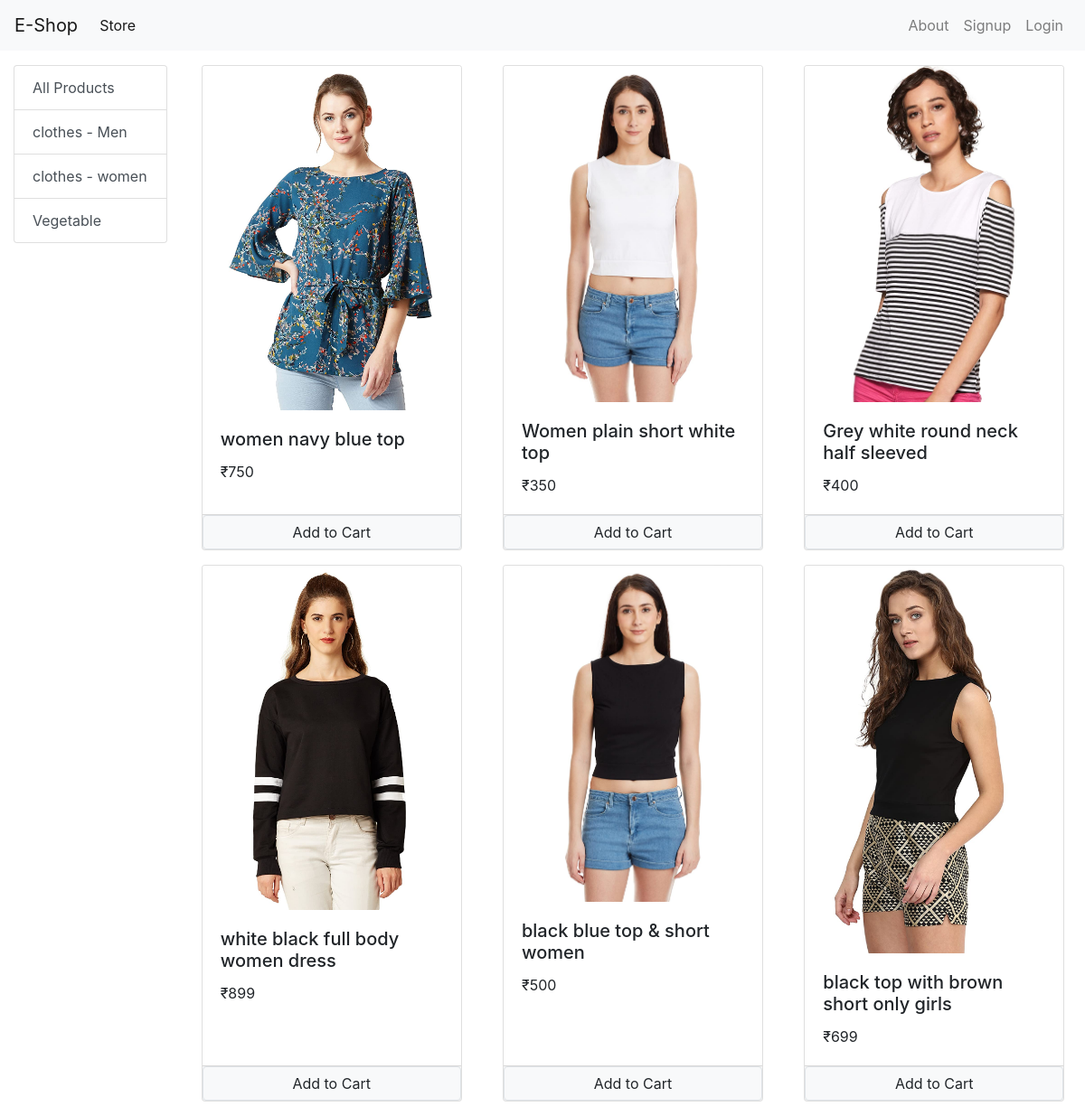
The app's page /?category=2 with its own data.
### store/models.py (models this page shows, shortened)
class Category(models.Model):
    name = models.CharField(max_length=50)
    def __str__(self):
        return self.name
    @staticmethod
    def get_all_category():
        return Category.objects.all()

class Product(models.Model):
    name = models.CharField(max_length=50)
    price = models.IntegerField(default=0)
    category = models.ForeignKey(Category, on_delete=models.CASCADE, default=1)
    description = models.CharField(max_length=200, default='')
    image = models.ImageField(upload_to='uploads/products/')
    @staticmethod
    def get_all_products_by_category_id(category_id):
        print(f"inside func with id-- {category_id}")
        if category_id:
            return Product.objects.filter(category = category_id)
        else:
            return Product.get_all_products()

### store/views.py (the view, shortened to what this page needs)
# urls.py: path('', Index_page.as_view(), name="index"),
class Index_page(View):
    def get(self, request):
        print(f"Request method ===== {request.method}")
        cart = request.session.get('cart')
        if not cart:
            request.session['cart'] = {}
        products = None
        categories = Category.get_all_category()
        category_id = request.GET.get('category')
        print(f"category id = {category_id}")
        if category_id:
            products = Product.get_all_products_by_category_id(category_id)
        else:
            products = Product.get_all_products()
        data = {}
        data['products'] = products
        data['categories'] = categories
        print(f"Email id customer : {request.session.get('email')}")
        print(f"Data are == {data}")
        return render(request, 'index.html',data)

### store/templatetags/cart.py (called while the page is built)
@register.filter(name='is_in_cart')
def is_in_cart(product, cart):
    keys = cart.keys()
    for id in keys:
        if int(id) == product.id:
            return True
    return False

### store/templatetags/custom_filter.py (called while the page is built)
@register.filter(name='currency')
def currency(number):
    return "₹"+str(number)

### store/templates/index.html (shortened to what this page needs)
{% extends 'base.html' %}
{% block content %}
{% load cart %}
{% load custom_filter %}
<div class="container-fluid mt-3">
    <div class="row">
        <div class="col-lg-2 mx-auto">
            <ul class="list-group">
                <a href="/" class="list-group-item list-group-item-action">All Products</a>
                {% for category in categories %}
                <a href="/?category={{category.id}}" class="list-group-item list-group-item-action">{{category.name}}</a>
                {% endfor %}
            </ul>
        </div>
        <div id="products" class="col-lg-10 mx-auto">
            <div class="row">
                {% for product in products %}
                <div class="card mx-auto mb-3" id="{{product.id}}" style="width: 18rem;">
                    <img class="card-img-top" src="{{product.image.url}}" alt="Card image cap">
                    <div class="card-body">
                        <h5 class="card-title">{{product.name}}</h5>
                        <p class="card-text">{{product.price|currency}}</p>
                    </div>
                    <div class="card-footer p-0">
                        {% if product|is_in_cart:request.session.cart %}
                            <div class="row no-gutters">
                                <form action="/#{{product.id}}" method="post" class="col-2">
                                    {% csrf_token %}
                                    <input type="text" name="product_id" value='{{product.id}}' hidden>
                                    <input type="text" name="remove" value='True' hidden>
                                    <input type="submit" value=" - " class="btn btn-block btn-secondary">
                                </form>
                                <div class="text-center col">{{product|cart_quantity:request.session.cart}} in Cart</div>
                                <form action="/#{{product.id}}" method="post" class="col-2">
                                    {% csrf_token %}
                                    <input type="text" name="product_id" value='{{product.id}}' hidden>
                                    <input type="submit" value=" + " class="btn btn-block btn-secondary">
                                </form>
                            </div>
                        {% else %}
                            <form action="/#{{product.id}}" method="post" class="btn-block">
                                <input type="submit" value="Add to Cart" class="float-right btn btn-light border form-control">
                            </form>
                        {% endif %}
                    </div>
                </div>
                {% endfor %}
            </div>
        </div>
    </div>
</div>
{% endblock content %}

### records on screen
Category: name "clothes - Men"
Category: name "clothes - women"
Category: name "Vegetable"
Product: image (picture), name "women navy blue top", price "₹750"
Product: image (picture), name "Women plain short white top", price "₹350"
Product: image (picture), name "Grey white round neck half sleeved", price "₹400"
Product: image (picture), name "white black full body women dress", price "₹899"
Product: image (picture), name "black blue top & short women", price "₹500"
Product: image (picture), name "black top with brown short only girls", price "₹699"
